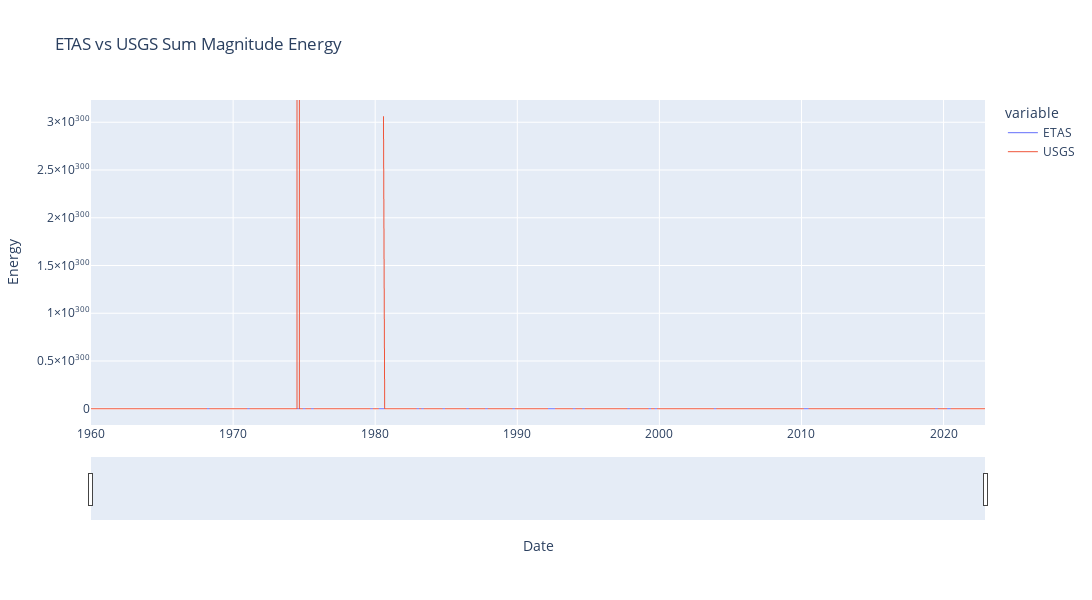

Notebook source saved alongside this figure:
### Code cell
# Sum mag energy dataframe plot

# Create a Plotly figure
fig = px.line(sum_mag_energy_df, x='Date', y=['ETAS', 'USGS'], labels={'value': 'Energy'}, title='ETAS vs USGS Sum Magnitude Energy')
fig.update_layout(
    width=1200,
    height=600,
)

fig.update_traces(line=dict(width=1.0))
# Add interactivity
fig.update_xaxes(rangeslider_visible=True)
fig.update_layout(dragmode='pan', hovermode='x')

# Show the interactive plot
fig.show()

### Figure 1 — Plotly figure (JSON) as saved in the notebook; plotly's stock layout.template omitted (floating-point values rounded to 4 significant figures; data arrays with more than 128 entries replaced by an {"elided": "..."} marker saying what was removed)
{"data": [{"hovertemplate": "variable=ETAS<br>Date=%{x}<br>Energy=%{y}<extra></extra>", "legendgroup": "ETAS", "line": {"color": "#636efa", "dash": "solid", "width": 1}, "marker": {"symbol": "circle"}, "mode": "lines", "name": "ETAS", "showlegend": true, "type": "scattergl", "x": {"elided": "755 str values"}, "xaxis": "x", "y": {"elided": "755 float values"}, "yaxis": "y"}, {"hovertemplate": "variable=USGS<br>Date=%{x}<br>Energy=%{y}<extra></extra>", "legendgroup": "USGS", "line": {"color": "#EF553B", "dash": "solid", "width": 1}, "marker": {"symbol": "circle"}, "mode": "lines", "name": "USGS", "showlegend": true, "type": "scattergl", "x": {"elided": "755 str values"}, "xaxis": "x", "y": {"elided": "755 float values"}, "yaxis": "y"}], "layout": {"dragmode": "pan", "height": 600, "hovermode": "x", "legend": {"title": {"text": "variable"}, "tracegroupgap": 0}, "title": {"text": "ETAS vs USGS Sum Magnitude Energy"}, "width": 1200, "xaxis": {"anchor": "y", "domain": [0, 1], "rangeslider": {"visible": true}, "title": {"text": "Date"}}, "yaxis": {"anchor": "x", "domain": [0, 1], "title": {"text": "Energy"}}}}
